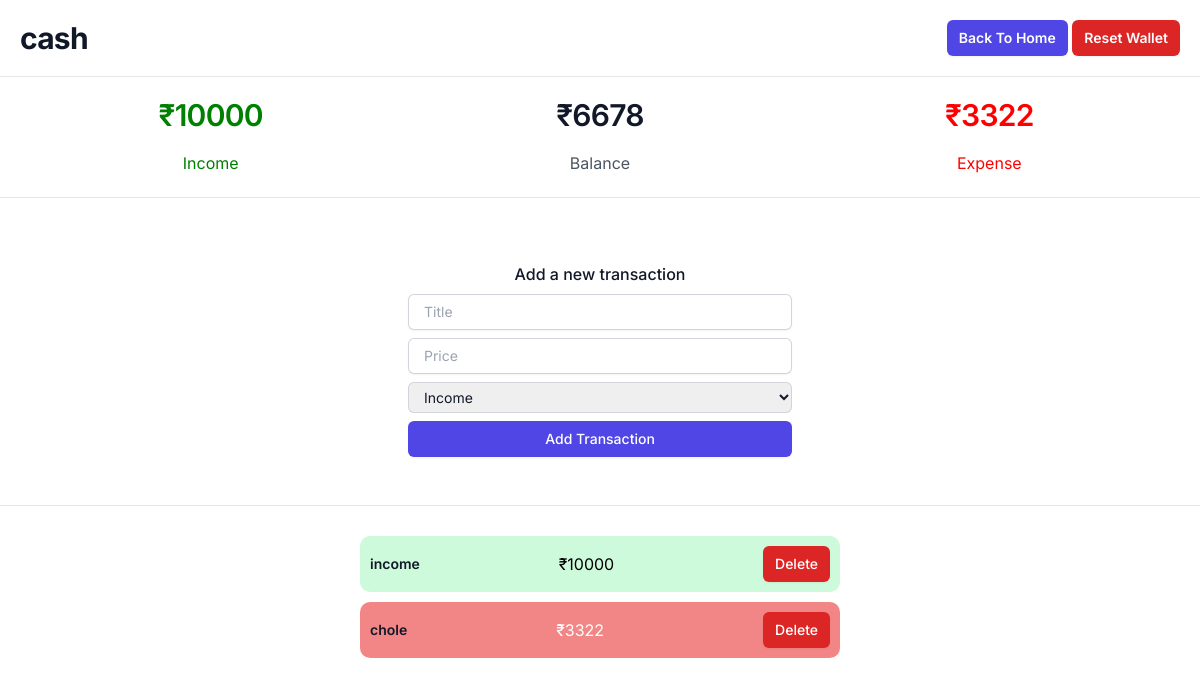
The app's page /wallet/8/ (signed in) with its own data.
### pocketmoney/models.py (models this page shows, shortened)
class wallets(models.Model) :
    balance = models.IntegerField(blank=True, null=True)
    income = models.IntegerField(blank=True, null=True)
    expense = models.IntegerField(blank=True, null=True)
    name = models.CharField(max_length=50, blank=True, null=True)
    owner = models.ForeignKey(User, on_delete = models.CASCADE, blank = True, null = True)

class transactions(models.Model) :
    amount = models.IntegerField(blank=True)
    label = models.CharField(
        max_length = 20,
        choices = (('1','Income'),('2','Expense')),
        default = '1',
        blank=True,
        )
    category = models.CharField(max_length=50,blank=True)
    wallet = models.ForeignKey("wallets", on_delete=models.CASCADE, blank=True, null=True)

### pocketmoney/views.py (the view, shortened to what this page needs)
# urls.py: path('wallet/<int:pk>/', views.walletview, name = 'wallet'),
@login_required(login_url=loginview)
def walletview(request,pk) :
    w = wallets.objects.get(id = pk)
    transactions_list = transactions.objects.filter(wallet = w)
    context = {
        'wallet' : w,
        'transactions' : transactions_list,
    }
    return render(request, 'wallet.html', context=context)

### pocketmoney/templates/wallet.html (shortened to what this page needs)
<!DOCTYPE html>
<html>
<head>
    <script src="https://cdn.tailwindcss.com"></script>
</head>
<body>
    <div class="lg:flex lg:items-center lg:justify-between" style="margin: 20px">
        <div class="min-w-0 flex-1">
            <h2 class="text-2xl font-bold leading-7 text-gray-900 sm:truncate sm:text-3xl sm:tracking-tight">
                {{wallet.name}}
            </h2>
        </div>
        <div class="mt-10 flex lg:ml-4 lg:mt-0">
            <span class="sm:ml-3">
                <button type="button"
                    class="inline-flex items-center rounded-md bg-indigo-600 px-3 py-2 text-sm font-semibold text-white shadow-sm hover:bg-indigo-500 focus-visible:outline focus-visible:outline-2 focus-visible:outline-offset-2 focus-visible:outline-indigo-600">
                    <a href='{% url "home" %}'> Back To Home</a>
                </button>
                <button type="button"
                    class="inline-flex items-center rounded-md bg-red-600 px-3 py-2 text-sm font-semibold text-white shadow-sm hover:bg-red-500 focus-visible:outline focus-visible:outline-2 focus-visible:outline-offset-2 focus-visible:outline-indigo-600">
                    <a href='{% url "reset" wallet.id %}'>Reset Wallet</a>
                </button>
            </span>
        </div>
    </div>
    <div class="bg-white py-2 sm:py-5">
        <div class="mx-auto max-w-7xl px-6 lg:px-8">
            <dl class="grid grid-cols-1 gap-x-8 gap-y-1 text-center lg:grid-cols-3">
            <div class="mx-auto flex max-w-xs flex-col gap-y-4">
              <dt class="text-base leading-7 text-gray-600" style="color:green">Income</dt>
              <dd class="order-first text-3xl font-semibold tracking-tight text-gray-900 sm:text-1xl" style="color:green">₹{{wallet.income}}</dd>
            </div>
            <div class="mx-auto flex max-w-xs flex-col gap-y-4">
              <dt class="text-base leading-7 text-gray-600">Balance</dt>
              <dd class="order-first text-3xl font-semibold tracking-tight text-gray-900 sm:text-1xl">₹{{wallet.balance}}</dd>
            </div>
            <div class="mx-auto flex max-w-xs flex-col gap-y-4">
              <dt class="text-base leading-7 text-gray-600" style="color:red">Expense</dt>
              <dd class="order-first text-3xl font-semibold tracking-tight text-gray-900 sm:text-1xl" style="color:red">₹{{wallet.expense}}</dd>
            </div>
          </dl>
        </div>
    </div>
    <hr />
    <div style="display: flex; justify-content: center">
        <div class="flex min-h-full flex-col justify-center px-6 py-12 lg:px-8" style="width: 700px; padding-top: 0px">
            <div class="mt-10 sm:mx-auto sm:w-full sm:max-w-sm">
                <form class="space-y-6" action="#" method="POST">
                    <div>
                        <label for="email" style="text-align: center"
                            class="block text-l font-medium leading-6 text-gray-900">Add a new transaction</label>
                        <div class="mt-2">
                            <input id="email" name="category" type="text" required=""
                                class="block w-full rounded-md border-0 py-1.5 pl-4 text-gray-900 shadow-sm ring-1 ring-inset ring-gray-300 placeholder:text-gray-400 focus:ring-2 focus:ring-inset focus:ring-indigo-600 sm:text-sm sm:leading-6"
                                placeholder="Title" />
                        </div>
                        <div class="mt-2">
                            <input id="email" name="amount" type="number" required=""
                                class="block w-full rounded-md border-0 py-1.5 pl-4 text-gray-900 shadow-sm ring-1 ring-inset ring-gray-300 placeholder:text-gray-400 focus:ring-2 focus:ring-inset focus:ring-indigo-600 sm:text-sm sm:leading-6"
                                placeholder="Price" />
                        </div>
                        <div class="mt-2">
                            <select id="currency" name="label"
                                class="block w-full rounded-md border-0 py-1.5 pl-3 pr-20 text-gray-900 ring-1 ring-inset ring-gray-300 placeholder:text-gray-400 focus:ring-2 focus:ring-inset focus:ring-indigo-600 sm:text-sm sm:leading-6">
                                <option>Income</option>
                            </select>
                        </div>
                        <div>
                            <button type="submit"
                                class="flex w-full justify-center rounded-md bg-indigo-600 px-3 py-1.5 text-sm font-medium leading-6 text-white shadow-sm hover:bg-indigo-500 focus-visible:outline focus-visible:outline-2 focus-visible:outline-offset-2 focus-visible:outline-indigo-600">
                                Add Transaction
                            </button>
                        </div>
                </form>
            </div>
        </div>
    </div>
    <hr>
    <div style="display: flex; justify-content: center">
        <ul role="list" class="divide-y divide-gray-100" style="
            margin: 20px;
            display: flex;
            flex-direction: column;
            justify-content: center;
          ">
            {% for t in transactions %}
            <li class="flex justify-between gap-x-6 py-5" style="
              width: 40vw;
              align-items: center;
              border: 0px solid black;
              padding: 10px;
              border-radius: 10px;
              margin-top: 10px;
              {% if t.label == '1' %}
              background-color : #CDFADB;
              {% else %}
              background-color : #F28585;
              color : white;
              {% endif %}
            ">
                <div class="flex min-w-0 gap-x-4">
                    <div class="min-w-0 flex-auto">
                        <p class="text-sm font-semibold leading-6 text-gray-900">
                            {{t.category}}
                        </p>
                    </div>
                </div>
                <div class="hidden shrink-0 sm:flex sm:flex-row sm:items-end">
                    ₹{{t.amount}}
                </div>
                <div class="hidden shrink-0 sm:flex sm:flex-row sm:items-end">
                    <button type="button"
                        class="inline-flex items-center rounded-md bg-red-600 px-3 py-2 text-sm font-medium text-white shadow-sm hover:bg-indigo-500 focus-visible:outline focus-visible:outline-2 focus-visible:outline-offset-2 focus-visible:outline-indigo-600"
                        style="margin-left: 10px">
                        <a href='{% url "delete_t" t.id %}'>Delete</a>
                    </button>
                </div>
            </li>
            {% endfor %}
        </ul>
    </div>
</body>
</html>

### pocketmoney/templates/wallet.html (style rules this page uses)
body { font-family: "Inter", sans-serif; }

### records on screen
wallets: name "cash", income "10000", balance "6678", expense "3322"
transactions: category "income", amount "10000"
transactions: category "chole", amount "3322"
